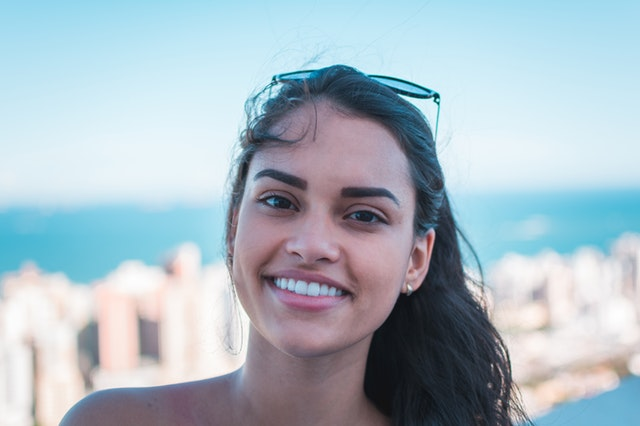
#> input picture opencv_udemy/cascade/images/smile.jpg, 640 x 426 px, found by its file name
$ python gulumseme_algilama.py
#> lines starting #> are read from the running program, lines starting #| are printed output that depends on the picture; after the words box and inside, x2 and y2 are one past the last pixel; in counts of white or black regions, pixels touching at a corner belong together
import cv2

# Görüntüyü yükle
img = cv2.imread("C:/opencv_udemy/cascade/images/smile.jpg")
#> img is the input picture: shape (426, 640, 3); mean B, G, R 195.2, 185.1, 169.2

# Yüz sınıflandırıcıyı yükle
face_cascade = cv2.CascadeClassifier("C:/opencv_udemy/cascade/haar_cascade/frontalface.xml")

# Gülümseme sınıflandırıcıyı yükle
smile_cascade = cv2.CascadeClassifier("C:/opencv_udemy/cascade/haar_cascade/smile.xml")

# Görüntüyü gri tonlamalı yap
gray = cv2.cvtColor(img, cv2.COLOR_BGR2GRAY)
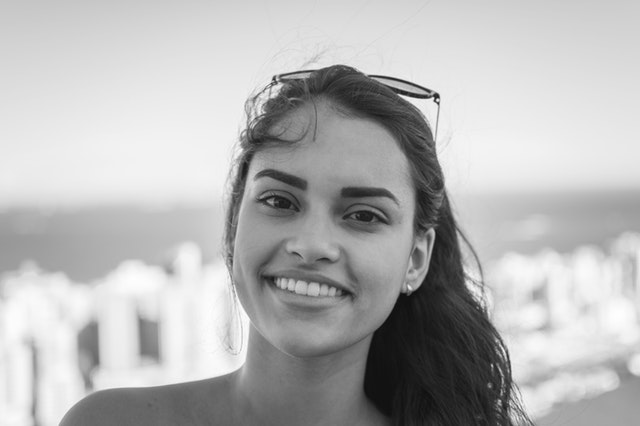
#> gray: shape (426, 640); min 12, max 255, mean 181.5

# Yüzleri algıla
faces = face_cascade.detectMultiScale(gray, scaleFactor=1.4, minNeighbors=5)
#> faces = [[194, 104, 253, 253]]

# Yüzleri çerçevele ve gülümsemeleri arayın
for (x, y, w, h) in faces:
    cv2.rectangle(img, (x, y), (x + w, y + h), (255, 0, 0), 2)

    # Yüz ROI'sini al
    roi_gray = gray[y:y + h, x:x + w]
    roi_color = img[y:y + h, x:x + w]

    # Gülümsemeleri algıla
    smiles = smile_cascade.detectMultiScale(roi_gray, scaleFactor=1.8, minNeighbors=20, minSize=(25, 25))

    # Gülümsemeleri çerçevele
    for (sx, sy, sw, sh) in smiles:
        cv2.rectangle(roi_color, (sx, sy), (sx + sw, sy + sh), (0, 255, 0), 2)
#> this loop made 1 pass
#> (x, y, w, h, smiles) on pass 1: (194, 104, 253, 253, [[55, 156, 117, 58]])
#> pass 1, `roi_gray = gray[y:y + h, x:x + w]`:
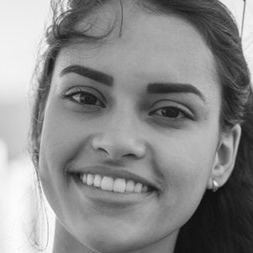
#> roi_gray: shape (253, 253); min 12, max 255, mean 139.4
#> pass 1, `roi_color = img[y:y + h, x:x + w]`:
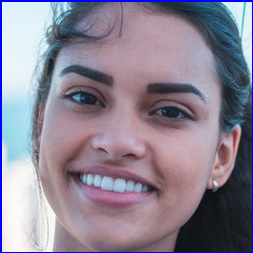
#> roi_color: shape (253, 253, 3); mean B, G, R 148.6, 131.9, 140.1
#> after the loop:
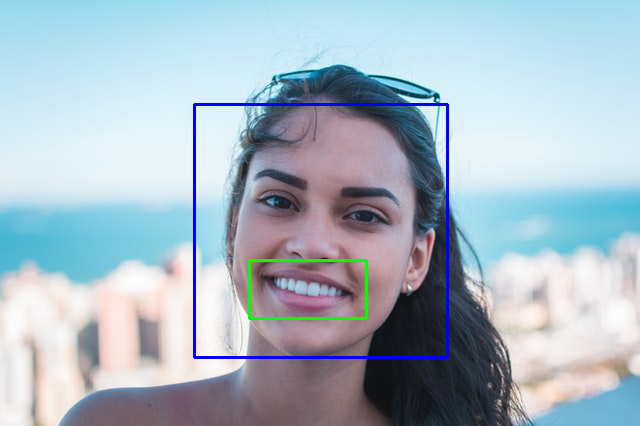
#> img: shape (426, 640, 3); 1.5% of pixels changed, all inside (x1, y1, x2, y2) = (193, 103, 449, 359)
#> after the loop:
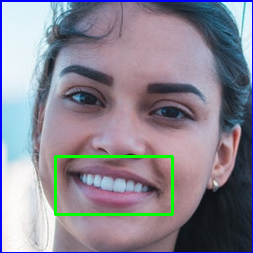
#> roi_color: shape (253, 253, 3); 1.63% of pixels changed, all inside (x1, y1, x2, y2) = (54, 155, 174, 216)

# Sonucu görüntüle
cv2.imshow("image", img)
cv2.waitKey(0)
cv2.destroyAllWindows()

$ run again, with opencv_udemy/cascade/images/face.png saved as opencv_udemy/cascade/images/smile.jpg
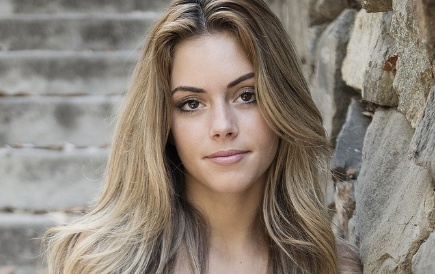
#> input picture opencv_udemy/cascade/images/face.png, 435 x 274 px, found by its file name
#> img is the input picture: shape (274, 435, 3); mean B, G, R 119.3, 130, 140.1
#> `gray = cv2.cvtColor(img, cv2.COLOR_BGR2GRAY)`:
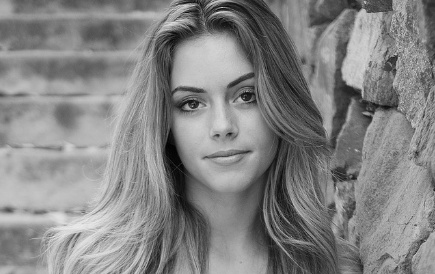
#> gray: shape (274, 435); min 1, max 237, mean 131.8
#> faces = [[155, 52, 129, 129]]
#> the loop `for (x, y, w, h) in faces:` made 1 pass
#> after the loop `for (x, y, w, h) in faces:`:
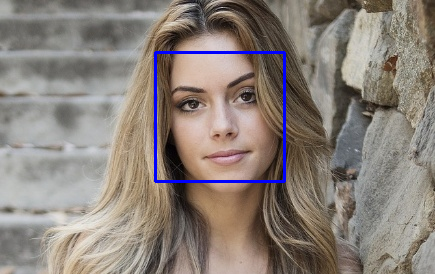
#> img: shape (274, 435, 3); 1.3% of pixels changed, all inside (x1, y1, x2, y2) = (154, 51, 286, 183)
